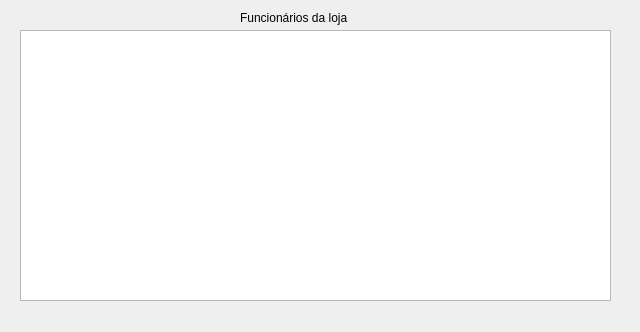
<?xml version="1.0" encoding="UTF-8"?>
<ui version="4.0">
 <class>Funcionarios</class>
 <widget class="QDialog" name="Funcionarios">
  <property name="geometry">
   <rect>
    <x>0</x>
    <y>0</y>
    <width>640</width>
    <height>332</height>
   </rect>
  </property>
  <property name="windowTitle">
   <string>Dialog</string>
  </property>
  <widget class="QTableView" name="tableView">
   <property name="geometry">
    <rect>
     <x>20</x>
     <y>30</y>
     <width>591</width>
     <height>271</height>
    </rect>
   </property>
  </widget>
  <widget class="QLabel" name="label">
   <property name="geometry">
    <rect>
     <x>240</x>
     <y>10</y>
     <width>151</width>
     <height>16</height>
    </rect>
   </property>
   <property name="text">
    <string>Funcionários da loja</string>
   </property>
  </widget>
 </widget>
 <resources/>
 <connections/>
</ui>
